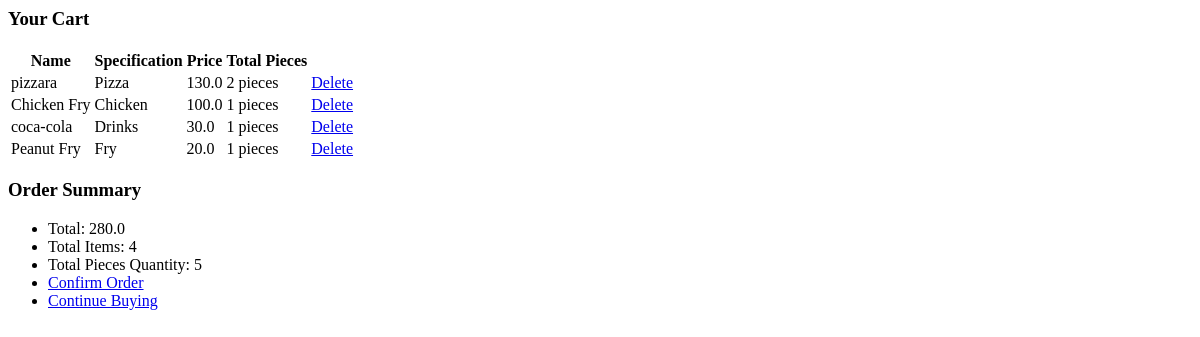
The app's page /cart/ (signed in), older data.
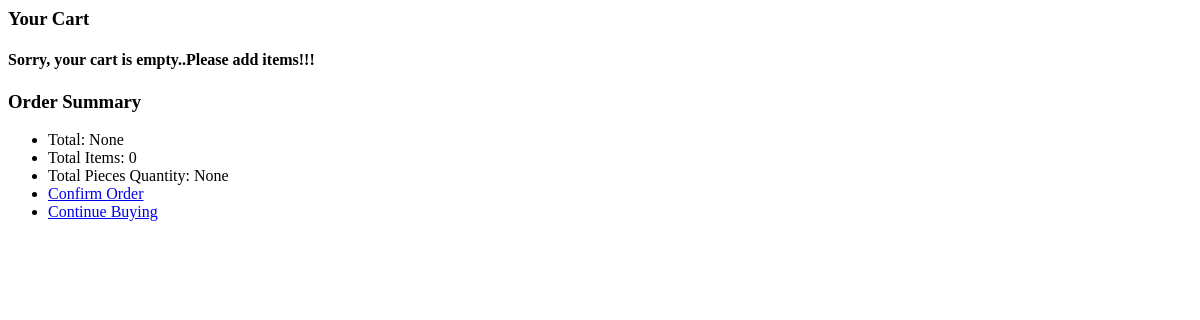
The same page, newer data.
### customer/models.py (models this page shows, shortened)
class CartItems(models.Model):
    ORDER_STATUS = (
        ('Active', 'Active'),
        ('Processing', 'Processing'),
        ('Delivered', 'Delivered')
    )
    user = models.ForeignKey(User, on_delete=models.CASCADE)
    item = models.ForeignKey(food_item, on_delete=models.CASCADE)
    ordered = models.BooleanField(default=False)
    quantity = models.IntegerField(default=1)
    ordered_date = models.DateField(default=timezone.now)
    status = models.CharField(max_length=20, choices=ORDER_STATUS, default='Active')
    delivery_date = models.DateField(default=timezone.now)
    class Meta:
        verbose_name = 'Cart Item'
        verbose_name_plural = 'Cart Items'

### food/models.py (models this page shows, shortened)
class food_item(models.Model):
    food_cate = [
        ('Pizza', 'Pizza'),
        ('Burger', 'Burger'),
        ('Chicken', 'Chicken'),
        ('Drinks', 'Drinks'),
        ('Sandwich', 'Sandwich'),
        ('Cake', 'Cake'),
        ('Donut', 'Donut'),
        ('Fry', 'Fry')
    ]
    food_title = models.CharField(max_length=150)
    food_description = models.CharField(max_length=250, blank=True)
    food_price = models.FloatField()
    food_catagory = models.CharField(choices=food_cate, blank=False, null=False, max_length=50)
    serving_quantity = models.IntegerField(default=1)
    image = models.ImageField(default='default.jpg', upload_to='images/')
    created_by = models.ForeignKey(manager_account, on_delete=models.CASCADE)
    date_of_creation = models.DateField(default=timezone.now)

### customer/views.py (the view)
# urls.py: path('cart/', views.get_cart_items, name='cart'),
@login_required
def get_cart_items(request):
    cart_items = CartItems.objects.filter(user=request.user, ordered=False)
    total_item = cart_items.count()
    bill = cart_items.aggregate(Sum('item__food_price'))
    number = cart_items.aggregate(Sum('quantity'))
    print(number)
    print(bill)
    pieces = cart_items.aggregate(Sum('item__serving_quantity'))
    print(pieces)
    total = bill.get("item__food_price__sum")
    print(total)
    count = number.get("quantity__sum")
    total_pieces = pieces.get("item__serving_quantity__sum")
    context = {
        'cart_items': cart_items,
        'total': total,
        'count': count,
        'total_pieces': total_pieces,
        'total_item': total_item
    }
    return render(request, 'customer/cart.html', context)

### templates/customer/cart.html
<div class="cart">
    <div class="container">
        <div class="row">
            <div class="col-sm-9 mt-5">
                <h3 class="text-center">Your Cart</h3>
                {% if cart_items %}
                <div class="table-responsive">
                    <table class="table table-light">
                        <thead>
                        <tr>
                            <th scope="col">Name</th>
                            <th scope="col">Specification</th>
                            <th scope="col">Price</th>
                            <th scope="col">Total Pieces</th>
                            <th scope="col"></th>
                            <th scope="col"></th>
                        </tr>
                        </thead>
                        <tbody>
                            {% for cart in cart_items %}
                        <tr>
                            <td>{{ cart.item.food_title }} <span class="badge badge-{{ cart.item.label_colour }}">{{ cart.item.labels }}</span></td>
                            <td>{{ cart.item.food_catagory }}</td>
                            <td>{{ cart.item.food_price }}</td>
                            <td>{{ cart.item.serving_quantity }} pieces</td>
                            <td><a class="btn-sm app-btn-secondary" href="{% url 'customer:remove-from-cart' cart.pk %}">Delete</a></td>
                        </tr>
                            {% endfor %}
                        </tbody>
                    </table>
                </div>
                {% else %}
                <h4 class="text-center">Sorry, your cart is empty..Please add items!!!</h4>
                {% endif %}
            </div>
            <div class="col-sm-3 mt-5 mb-3">
                <div class="content-section">
                    <h3 class="text-center">Order Summary</h3>
                      <ul class="list-group">
                             <li class="list-group-item list-group-item-light text-center text-dark">Total: {{ total }}</li>
                             <li class="list-group-item list-group-item-light text-center text-dark">Total Items: {{ total_item }}</li>
                             <li class="list-group-item list-group-item-light text-center text-dark">Total Pieces Quantity: {{ total_pieces }}</li>
                             <li class="list-group-item list-group-item-light text-center"><a class="btn btn-warning text-dark" href="{% url 'customer:order_food' %}">Confirm Order</a></li>
                             <li class="list-group-item list-group-item-light text-center"><a class="btn btn-warning text-dark" href="{% url 'customer:explore' %}">Continue Buying</a></li>
                      </ul>
                </div>
            </div>
        </div>
    </div>
</div>

Row changes from the older to the newer data that the page shows:
removed CartItems: item.food_title "pizzara", item.food_catagory "Pizza", item.food_price "130.0", item.serving_quantity "2"
removed CartItems: item.food_title "Chicken Fry", item.food_catagory "Chicken", item.food_price "100.0", item.serving_quantity "1"
removed CartItems: item.food_title "coca-cola", item.food_catagory "Drinks", item.food_price "30.0", item.serving_quantity "1"
removed CartItems: item.food_title "Peanut Fry", item.food_catagory "Fry", item.food_price "20.0", item.serving_quantity "1"
Text that changed along with them:
{{ total }}: "280.0" → "None"
{{ total_item }}: "4" → "0"
{{ total_pieces }}: "5" → "None"
text no longer shown: "Name Specification Price Total Pieces"
text now shown: "Sorry, your cart is empty..Please add items!!!"
